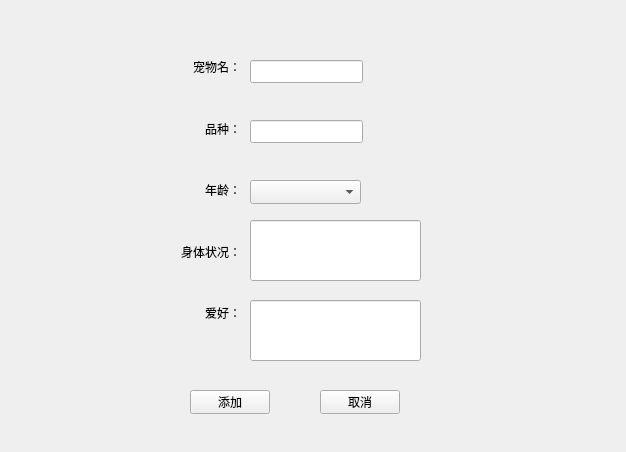
<?xml version="1.0" encoding="UTF-8"?>
<ui version="4.0">
 <class>add_Form</class>
 <widget class="QWidget" name="add_Form">
  <property name="geometry">
   <rect>
    <x>0</x>
    <y>0</y>
    <width>626</width>
    <height>452</height>
   </rect>
  </property>
  <property name="windowTitle">
   <string>Form</string>
  </property>
  <widget class="QLineEdit" name="name_lineEdit">
   <property name="geometry">
    <rect>
     <x>250</x>
     <y>60</y>
     <width>113</width>
     <height>23</height>
    </rect>
   </property>
   <property name="maximumSize">
    <size>
     <width>113</width>
     <height>23</height>
    </size>
   </property>
  </widget>
  <widget class="QLineEdit" name="habits_lineEdit">
   <property name="geometry">
    <rect>
     <x>250</x>
     <y>300</y>
     <width>171</width>
     <height>61</height>
    </rect>
   </property>
   <property name="minimumSize">
    <size>
     <width>171</width>
     <height>61</height>
    </size>
   </property>
  </widget>
  <widget class="QLineEdit" name="status_lineEdit">
   <property name="geometry">
    <rect>
     <x>250</x>
     <y>220</y>
     <width>171</width>
     <height>61</height>
    </rect>
   </property>
   <property name="minimumSize">
    <size>
     <width>171</width>
     <height>61</height>
    </size>
   </property>
  </widget>
  <widget class="QComboBox" name="age_comboBox">
   <property name="geometry">
    <rect>
     <x>250</x>
     <y>180</y>
     <width>111</width>
     <height>24</height>
    </rect>
   </property>
   <property name="maximumSize">
    <size>
     <width>111</width>
     <height>24</height>
    </size>
   </property>
  </widget>
  <widget class="QPushButton" name="add_pushButton">
   <property name="geometry">
    <rect>
     <x>190</x>
     <y>390</y>
     <width>80</width>
     <height>24</height>
    </rect>
   </property>
   <property name="text">
    <string>添加</string>
   </property>
  </widget>
  <widget class="QPushButton" name="cancel_pushButton">
   <property name="geometry">
    <rect>
     <x>320</x>
     <y>390</y>
     <width>80</width>
     <height>24</height>
    </rect>
   </property>
   <property name="text">
    <string>取消</string>
   </property>
  </widget>
  <widget class="QWidget" name="layoutWidget">
   <property name="geometry">
    <rect>
     <x>170</x>
     <y>40</y>
     <width>71</width>
     <height>301</height>
    </rect>
   </property>
   <layout class="QVBoxLayout" name="verticalLayout">
    <item>
     <widget class="QLabel" name="label">
      <property name="text">
       <string>&lt;html&gt;&lt;head/&gt;&lt;body&gt;&lt;p align=&quot;right&quot;&gt;宠物名：&lt;/p&gt;&lt;/body&gt;&lt;/html&gt;</string>
      </property>
     </widget>
    </item>
    <item>
     <widget class="QLabel" name="label_2">
      <property name="text">
       <string>&lt;html&gt;&lt;head/&gt;&lt;body&gt;&lt;p align=&quot;right&quot;&gt;品种：&lt;/p&gt;&lt;/body&gt;&lt;/html&gt;</string>
      </property>
     </widget>
    </item>
    <item>
     <widget class="QLabel" name="label_3">
      <property name="text">
       <string>&lt;html&gt;&lt;head/&gt;&lt;body&gt;&lt;p align=&quot;right&quot;&gt;年龄：&lt;/p&gt;&lt;/body&gt;&lt;/html&gt;</string>
      </property>
     </widget>
    </item>
    <item>
     <widget class="QLabel" name="label_4">
      <property name="text">
       <string>&lt;html&gt;&lt;head/&gt;&lt;body&gt;&lt;p align=&quot;right&quot;&gt;身体状况：&lt;/p&gt;&lt;/body&gt;&lt;/html&gt;</string>
      </property>
     </widget>
    </item>
    <item>
     <widget class="QLabel" name="label_5">
      <property name="text">
       <string>&lt;html&gt;&lt;head/&gt;&lt;body&gt;&lt;p align=&quot;right&quot;&gt;爱好：&lt;/p&gt;&lt;/body&gt;&lt;/html&gt;</string>
      </property>
     </widget>
    </item>
   </layout>
  </widget>
  <widget class="QLineEdit" name="variety_lineEdit">
   <property name="geometry">
    <rect>
     <x>250</x>
     <y>120</y>
     <width>113</width>
     <height>23</height>
    </rect>
   </property>
  </widget>
 </widget>
 <resources/>
 <connections/>
</ui>
